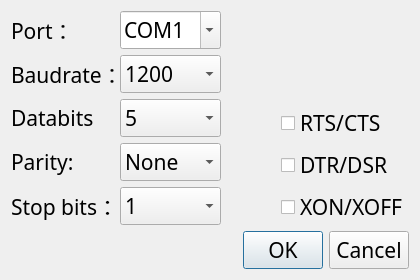
<?xml version="1.0" encoding="UTF-8"?>
<ui version="4.0">
 <class>ComCfg</class>
 <widget class="QDialog" name="ComCfg">
  <property name="geometry">
   <rect>
    <x>0</x>
    <y>0</y>
    <width>420</width>
    <height>279</height>
   </rect>
  </property>
  <property name="font">
   <font>
    <family>微软雅黑</family>
    <pointsize>16</pointsize>
    <weight>50</weight>
    <bold>false</bold>
   </font>
  </property>
  <property name="windowTitle">
   <string>COM Config</string>
  </property>
  <layout class="QGridLayout" name="gridLayout_3">
   <item row="0" column="0">
    <layout class="QGridLayout" name="gridLayout">
     <item row="0" column="0">
      <layout class="QVBoxLayout" name="verticalLayout_2">
       <item>
        <widget class="QLabel" name="label">
         <property name="minimumSize">
          <size>
           <width>54</width>
           <height>12</height>
          </size>
         </property>
         <property name="text">
          <string>Port：</string>
         </property>
        </widget>
       </item>
       <item>
        <widget class="QLabel" name="label_2">
         <property name="minimumSize">
          <size>
           <width>54</width>
           <height>12</height>
          </size>
         </property>
         <property name="text">
          <string>Baudrate：</string>
         </property>
        </widget>
       </item>
       <item>
        <widget class="QLabel" name="label_3">
         <property name="minimumSize">
          <size>
           <width>54</width>
           <height>12</height>
          </size>
         </property>
         <property name="text">
          <string>Databits</string>
         </property>
        </widget>
       </item>
       <item>
        <widget class="QLabel" name="label_5">
         <property name="minimumSize">
          <size>
           <width>54</width>
           <height>12</height>
          </size>
         </property>
         <property name="text">
          <string>Parity:</string>
         </property>
        </widget>
       </item>
       <item>
        <widget class="QLabel" name="label_4">
         <property name="minimumSize">
          <size>
           <width>54</width>
           <height>12</height>
          </size>
         </property>
         <property name="text">
          <string>Stop bits：</string>
         </property>
        </widget>
       </item>
      </layout>
     </item>
     <item row="0" column="1">
      <layout class="QVBoxLayout" name="verticalLayout">
       <item>
        <widget class="QComboBox" name="mPort">
         <property name="editable">
          <bool>true</bool>
         </property>
         <item>
          <property name="text">
           <string>COM1</string>
          </property>
         </item>
         <item>
          <property name="text">
           <string>COM2</string>
          </property>
         </item>
        </widget>
       </item>
       <item>
        <widget class="QComboBox" name="mBadurate">
         <property name="editable">
          <bool>false</bool>
         </property>
         <item>
          <property name="text">
           <string>1200</string>
          </property>
         </item>
         <item>
          <property name="text">
           <string>2400</string>
          </property>
         </item>
         <item>
          <property name="text">
           <string>4800</string>
          </property>
         </item>
         <item>
          <property name="text">
           <string>9600</string>
          </property>
         </item>
         <item>
          <property name="text">
           <string>14400</string>
          </property>
         </item>
         <item>
          <property name="text">
           <string>19200</string>
          </property>
         </item>
         <item>
          <property name="text">
           <string>38400</string>
          </property>
         </item>
         <item>
          <property name="text">
           <string>57600</string>
          </property>
         </item>
         <item>
          <property name="text">
           <string>115200</string>
          </property>
         </item>
         <item>
          <property name="text">
           <string>230400</string>
          </property>
         </item>
         <item>
          <property name="text">
           <string>380400</string>
          </property>
         </item>
         <item>
          <property name="text">
           <string>460800</string>
          </property>
         </item>
         <item>
          <property name="text">
           <string>921600</string>
          </property>
         </item>
        </widget>
       </item>
       <item>
        <widget class="QComboBox" name="mDatabits">
         <item>
          <property name="text">
           <string>5</string>
          </property>
         </item>
         <item>
          <property name="text">
           <string>6</string>
          </property>
         </item>
         <item>
          <property name="text">
           <string>7</string>
          </property>
         </item>
         <item>
          <property name="text">
           <string>8</string>
          </property>
         </item>
        </widget>
       </item>
       <item>
        <widget class="QComboBox" name="mParity">
         <item>
          <property name="text">
           <string>None</string>
          </property>
         </item>
         <item>
          <property name="text">
           <string>Odd</string>
          </property>
         </item>
         <item>
          <property name="text">
           <string>Even</string>
          </property>
         </item>
         <item>
          <property name="text">
           <string>Mark</string>
          </property>
         </item>
         <item>
          <property name="text">
           <string>Space</string>
          </property>
         </item>
        </widget>
       </item>
       <item>
        <widget class="QComboBox" name="mStopbits">
         <property name="editable">
          <bool>false</bool>
         </property>
         <item>
          <property name="text">
           <string>1</string>
          </property>
         </item>
         <item>
          <property name="text">
           <string>1.5</string>
          </property>
         </item>
         <item>
          <property name="text">
           <string>2</string>
          </property>
         </item>
        </widget>
       </item>
      </layout>
     </item>
    </layout>
   </item>
   <item row="0" column="1">
    <spacer name="horizontalSpacer">
     <property name="orientation">
      <enum>Qt::Horizontal</enum>
     </property>
     <property name="sizeHint" stdset="0">
      <size>
       <width>32</width>
       <height>20</height>
      </size>
     </property>
    </spacer>
   </item>
   <item row="0" column="2">
    <layout class="QGridLayout" name="gridLayout_2">
     <item row="0" column="0">
      <spacer name="verticalSpacer">
       <property name="orientation">
        <enum>Qt::Vertical</enum>
       </property>
       <property name="sizeHint" stdset="0">
        <size>
         <width>20</width>
         <height>173</height>
        </size>
       </property>
      </spacer>
     </item>
     <item row="1" column="0">
      <widget class="QCheckBox" name="mCrts">
       <property name="text">
        <string>RTS/CTS</string>
       </property>
      </widget>
     </item>
     <item row="2" column="0">
      <widget class="QCheckBox" name="mDtsr">
       <property name="text">
        <string>DTR/DSR</string>
       </property>
      </widget>
     </item>
     <item row="3" column="0">
      <widget class="QCheckBox" name="mXonoff">
       <property name="text">
        <string>XON/XOFF</string>
       </property>
      </widget>
     </item>
    </layout>
   </item>
   <item row="1" column="0" colspan="3">
    <layout class="QHBoxLayout" name="horizontalLayout">
     <item>
      <spacer name="horizontalSpacer_2">
       <property name="orientation">
        <enum>Qt::Horizontal</enum>
       </property>
       <property name="sizeHint" stdset="0">
        <size>
         <width>249</width>
         <height>20</height>
        </size>
       </property>
      </spacer>
     </item>
     <item>
      <widget class="QPushButton" name="mOk">
       <property name="text">
        <string>OK</string>
       </property>
      </widget>
     </item>
     <item>
      <widget class="QPushButton" name="mCacel">
       <property name="text">
        <string>Cancel</string>
       </property>
      </widget>
     </item>
    </layout>
   </item>
  </layout>
 </widget>
 <resources/>
 <connections>
  <connection>
   <sender>mOk</sender>
   <signal>clicked()</signal>
   <receiver>ComCfg</receiver>
   <slot>accept()</slot>
   <hints>
    <hint type="sourcelabel">
     <x>300</x>
     <y>248</y>
    </hint>
    <hint type="destinationlabel">
     <x>215</x>
     <y>139</y>
    </hint>
   </hints>
  </connection>
  <connection>
   <sender>mCacel</sender>
   <signal>clicked()</signal>
   <receiver>ComCfg</receiver>
   <slot>reject()</slot>
   <hints>
    <hint type="sourcelabel">
     <x>383</x>
     <y>248</y>
    </hint>
    <hint type="destinationlabel">
     <x>215</x>
     <y>139</y>
    </hint>
   </hints>
  </connection>
 </connections>
</ui>
